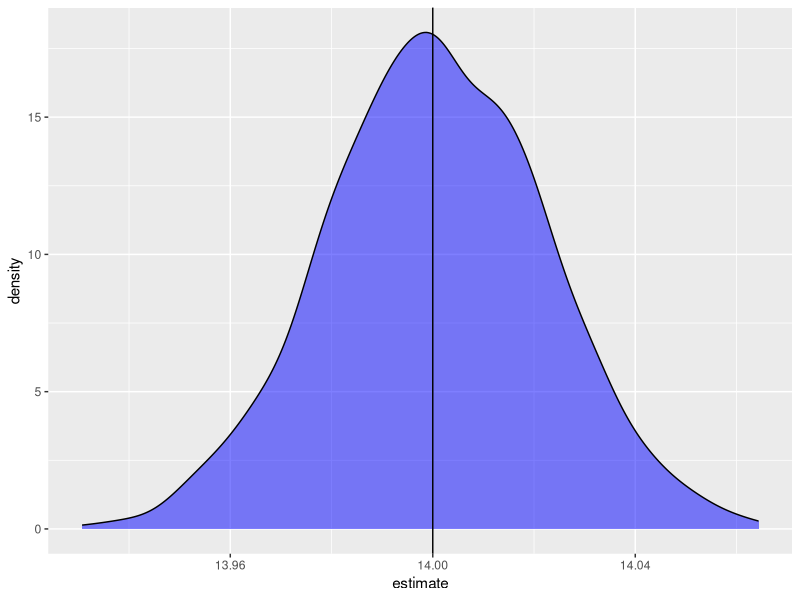
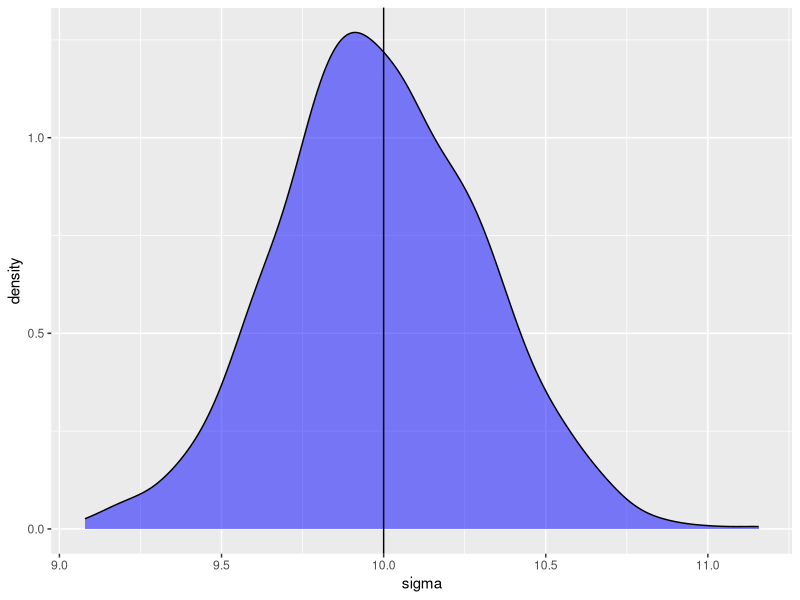

The R source for these figures, in order:
#######
# Create a function: https://aosmith.rbind.io/2018/01/09/simulate-simulate-part1/
# Run the simulation 1000 times (like doing an experiment 1000 times

#install.packages(c("purrr", "broom"))

library(purrr)
library(broom)
suppressMessages(library(dplyr))
library(ggplot2)

# Lets create our first function
worm_grow_fun <-  function(n = 500, a = 5, b = 14, sdev = 10, days = 3) {
    time <- runif(n, min = 0, max = 24*days) # set up measures of time - uniform distribution- over three days
    er <- rnorm(n, mean = 0, sd = sdev) # normally distributed error
    length <- a + b*time  + er # length measured (simulated)
    growthfit  <- lm(length ~ time)
    #return(growthfit)
}

growthfit <- worm_grow_fun()

sims <- rerun(1000, worm_grow_fun()) #use rerun() function to run simulation 1000 times

tidy(growthfit) # observe what tidy version of model output  looks like. Will be used as input below
summary(growthfit)$sigma

sims %>%
    map_df(tidy) %>%
    filter(term == "time") %>% #time coefficient
    ggplot(aes(estimate)) + # plot the estimate
    geom_density(fill = "blue", alpha = .5) + #geom pattern
    geom_vline(xintercept = 14) #add line at expectation

sims %>%
    map_dbl(~summary(.x)$sigma) %>%  #extract the standard deviation
    data.frame(sigma = .) %>% 
    ggplot(aes(sigma)) +
    geom_density(fill = "blue", alpha = .5) +
    geom_vline(xintercept = 10) #add line at expectation

sims %>%
    map_dbl(~summary(.x)$sigma) %>%
    {. < 10} %>% #how many times was the standard deviation less than expected?
    mean()


